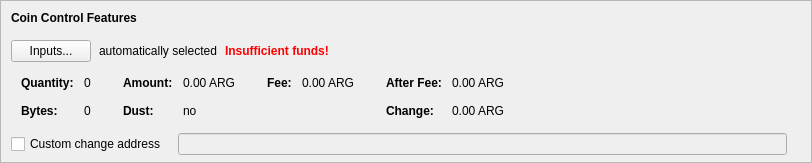
    <widget class="QFrame" name="frameCoinControl">
     <property name="sizePolicy">
      <sizepolicy hsizetype="Expanding" vsizetype="Expanding">
       <horstretch>0</horstretch>
       <verstretch>0</verstretch>
      </sizepolicy>
     </property>
     <property name="maximumSize">
      <size>
       <width>16777215</width>
       <height>16777215</height>
      </size>
     </property>
     <property name="frameShape">
      <enum>QFrame::StyledPanel</enum>
     </property>
     <property name="frameShadow">
      <enum>QFrame::Sunken</enum>
     </property>
     <layout class="QVBoxLayout" name="verticalLayoutCoinControl2">
      <property name="spacing">
       <number>0</number>
      </property>
      <property name="leftMargin">
       <number>0</number>
      </property>
      <property name="topMargin">
       <number>0</number>
      </property>
      <property name="rightMargin">
       <number>0</number>
      </property>
      <property name="bottomMargin">
       <number>6</number>
      </property>
      <item>
       <layout class="QVBoxLayout" name="verticalLayoutCoinControl" stretch="0,0,0,0,1">
        <property name="spacing">
         <number>0</number>
        </property>
        <property name="leftMargin">
         <number>10</number>
        </property>
        <property name="topMargin">
         <number>10</number>
        </property>
        <item>
         <layout class="QHBoxLayout" name="horizontalLayoutCoinControl1">
          <property name="bottomMargin">
           <number>15</number>
          </property>
          <item>
           <widget class="QLabel" name="labelCoinControlFeatures">
            <property name="sizePolicy">
             <sizepolicy hsizetype="Preferred" vsizetype="Maximum">
              <horstretch>0</horstretch>
              <verstretch>0</verstretch>
             </sizepolicy>
            </property>
            <property name="font">
             <font>
              <weight>75</weight>
              <bold>true</bold>
             </font>
            </property>
            <property name="styleSheet">
             <string notr="true">font-weight:bold;</string>
            </property>
            <property name="text">
             <string>Coin Control Features</string>
            </property>
           </widget>
          </item>
         </layout>
        </item>
        <item>
         <layout class="QHBoxLayout" name="horizontalLayoutCoinControl2" stretch="0,0,0,0">
          <property name="spacing">
           <number>8</number>
          </property>
          <property name="bottomMargin">
           <number>10</number>
          </property>
          <item>
           <widget class="QPushButton" name="pushButtonCoinControl">
            <property name="styleSheet">
             <string notr="true"/>
            </property>
            <property name="text">
             <string>Inputs...</string>
            </property>
            <property name="autoDefault">
             <bool>false</bool>
            </property>
           </widget>
          </item>
          <item>
           <widget class="QLabel" name="labelCoinControlAutomaticallySelected">
            <property name="text">
             <string>automatically selected</string>
            </property>
            <property name="margin">
             <number>5</number>
            </property>
           </widget>
          </item>
          <item>
           <widget class="QLabel" name="labelCoinControlInsuffFunds">
            <property name="font">
             <font>
              <weight>75</weight>
              <bold>true</bold>
             </font>
            </property>
            <property name="styleSheet">
             <string notr="true">color:red;font-weight:bold;</string>
            </property>
            <property name="text">
             <string>Insufficient funds!</string>
            </property>
            <property name="margin">
             <number>5</number>
            </property>
           </widget>
          </item>
          <item>
           <spacer name="horizontalSpacerCoinControl">
            <property name="orientation">
             <enum>Qt::Horizontal</enum>
            </property>
            <property name="sizeHint" stdset="0">
             <size>
              <width>40</width>
              <height>1</height>
             </size>
            </property>
           </spacer>
          </item>
         </layout>
        </item>
        <item>
         <widget class="QWidget" name="widgetCoinControl" native="true">
          <property name="sizePolicy">
           <sizepolicy hsizetype="Preferred" vsizetype="Preferred">
            <horstretch>0</horstretch>
            <verstretch>0</verstretch>
           </sizepolicy>
          </property>
          <property name="minimumSize">
           <size>
            <width>0</width>
            <height>0</height>
           </size>
          </property>
          <property name="styleSheet">
           <string notr="true"/>
          </property>
          <layout class="QHBoxLayout" name="horizontalLayoutCoinControl5">
           <property name="leftMargin">
            <number>0</number>
           </property>
           <property name="topMargin">
            <number>0</number>
           </property>
           <property name="rightMargin">
            <number>0</number>
           </property>
           <property name="bottomMargin">
            <number>0</number>
           </property>
           <item>
            <layout class="QHBoxLayout" name="horizontalLayoutCoinControl3" stretch="0,0,0,1">
             <property name="spacing">
              <number>20</number>
             </property>
             <property name="topMargin">
              <number>0</number>
             </property>
             <property name="bottomMargin">
              <number>10</number>
             </property>
             <item>
              <layout class="QFormLayout" name="formLayoutCoinControl1">
               <property name="horizontalSpacing">
                <number>10</number>
               </property>
               <property name="verticalSpacing">
                <number>14</number>
               </property>
               <property name="leftMargin">
                <number>10</number>
               </property>
               <property name="topMargin">
                <number>4</number>
               </property>
               <property name="rightMargin">
                <number>6</number>
               </property>
               <item row="0" column="0">
                <widget class="QLabel" name="labelCoinControlQuantityText">
                 <property name="font">
                  <font>
                   <weight>75</weight>
                   <bold>true</bold>
                  </font>
                 </property>
                 <property name="text">
                  <string>Quantity:</string>
                 </property>
                 <property name="margin">
                  <number>0</number>
                 </property>
                </widget>
               </item>
               <item row="0" column="1">
                <widget class="QLabel" name="labelCoinControlQuantity">
                 <property name="cursor">
                  <cursorShape>IBeamCursor</cursorShape>
                 </property>
                 <property name="contextMenuPolicy">
                  <enum>Qt::ActionsContextMenu</enum>
                 </property>
                 <property name="text">
                  <string notr="true">0</string>
                 </property>
                 <property name="margin">
                  <number>0</number>
                 </property>
                 <property name="textInteractionFlags">
                  <set>Qt::LinksAccessibleByMouse|Qt::TextSelectableByKeyboard|Qt::TextSelectableByMouse</set>
                 </property>
                </widget>
               </item>
               <item row="1" column="0">
                <widget class="QLabel" name="labelCoinControlBytesText">
                 <property name="font">
                  <font>
                   <weight>75</weight>
                   <bold>true</bold>
                  </font>
                 </property>
                 <property name="text">
                  <string>Bytes:</string>
                 </property>
                </widget>
               </item>
               <item row="1" column="1">
                <widget class="QLabel" name="labelCoinControlBytes">
                 <property name="cursor">
                  <cursorShape>IBeamCursor</cursorShape>
                 </property>
                 <property name="contextMenuPolicy">
                  <enum>Qt::ActionsContextMenu</enum>
                 </property>
                 <property name="text">
                  <string notr="true">0</string>
                 </property>
                 <property name="textInteractionFlags">
                  <set>Qt::LinksAccessibleByMouse|Qt::TextSelectableByKeyboard|Qt::TextSelectableByMouse</set>
                 </property>
                </widget>
               </item>
              </layout>
             </item>
             <item>
              <layout class="QFormLayout" name="formLayoutCoinControl2">
               <property name="horizontalSpacing">
                <number>10</number>
               </property>
               <property name="verticalSpacing">
                <number>14</number>
               </property>
               <property name="leftMargin">
                <number>6</number>
               </property>
               <property name="topMargin">
                <number>4</number>
               </property>
               <property name="rightMargin">
                <number>6</number>
               </property>
               <item row="0" column="0">
                <widget class="QLabel" name="labelCoinControlAmountText">
                 <property name="font">
                  <font>
                   <weight>75</weight>
                   <bold>true</bold>
                  </font>
                 </property>
                 <property name="text">
                  <string>Amount:</string>
                 </property>
                 <property name="margin">
                  <number>0</number>
                 </property>
                </widget>
               </item>
               <item row="0" column="1">
                <widget class="QLabel" name="labelCoinControlAmount">
                 <property name="cursor">
                  <cursorShape>IBeamCursor</cursorShape>
                 </property>
                 <property name="contextMenuPolicy">
                  <enum>Qt::ActionsContextMenu</enum>
                 </property>
                 <property name="text">
                  <string notr="true">0.00 ARG</string>
                 </property>
                 <property name="textInteractionFlags">
                  <set>Qt::LinksAccessibleByMouse|Qt::TextSelectableByKeyboard|Qt::TextSelectableByMouse</set>
                 </property>
                </widget>
               </item>
               <item row="1" column="0">
                <widget class="QLabel" name="labelCoinControlLowOutputText">
                 <property name="font">
                  <font>
                   <weight>75</weight>
                   <bold>true</bold>
                  </font>
                 </property>
                 <property name="text">
                  <string>Dust:</string>
                 </property>
                </widget>
               </item>
               <item row="1" column="1">
                <widget class="QLabel" name="labelCoinControlLowOutput">
                 <property name="cursor">
                  <cursorShape>IBeamCursor</cursorShape>
                 </property>
                 <property name="contextMenuPolicy">
                  <enum>Qt::ActionsContextMenu</enum>
                 </property>
                 <property name="text">
                  <string notr="true">no</string>
                 </property>
                 <property name="textInteractionFlags">
                  <set>Qt::LinksAccessibleByMouse|Qt::TextSelectableByKeyboard|Qt::TextSelectableByMouse</set>
                 </property>
                </widget>
               </item>
              </layout>
             </item>
             <item>
              <layout class="QFormLayout" name="formLayoutCoinControl3">
               <property name="horizontalSpacing">
                <number>10</number>
               </property>
               <property name="verticalSpacing">
                <number>14</number>
               </property>
               <property name="leftMargin">
                <number>6</number>
               </property>
               <property name="topMargin">
                <number>4</number>
               </property>
               <property name="rightMargin">
                <number>6</number>
               </property>
               <item row="0" column="0">
                <widget class="QLabel" name="labelCoinControlFeeText">
                 <property name="font">
                  <font>
                   <weight>75</weight>
                   <bold>true</bold>
                  </font>
                 </property>
                 <property name="text">
                  <string>Fee:</string>
                 </property>
                 <property name="margin">
                  <number>0</number>
                 </property>
                </widget>
               </item>
               <item row="0" column="1">
                <widget class="QLabel" name="labelCoinControlFee">
                 <property name="cursor">
                  <cursorShape>IBeamCursor</cursorShape>
                 </property>
                 <property name="contextMenuPolicy">
                  <enum>Qt::ActionsContextMenu</enum>
                 </property>
                 <property name="text">
                  <string notr="true">0.00 ARG</string>
                 </property>
                 <property name="textInteractionFlags">
                  <set>Qt::LinksAccessibleByMouse|Qt::TextSelectableByKeyboard|Qt::TextSelectableByMouse</set>
                 </property>
                </widget>
               </item>
              </layout>
             </item>
             <item>
              <layout class="QFormLayout" name="formLayoutCoinControl4">
               <property name="horizontalSpacing">
                <number>10</number>
               </property>
               <property name="verticalSpacing">
                <number>14</number>
               </property>
               <property name="leftMargin">
                <number>6</number>
               </property>
               <property name="topMargin">
                <number>4</number>
               </property>
               <property name="rightMargin">
                <number>6</number>
               </property>
               <item row="0" column="0">
                <widget class="QLabel" name="labelCoinControlAfterFeeText">
                 <property name="font">
                  <font>
                   <weight>75</weight>
                   <bold>true</bold>
                  </font>
                 </property>
                 <property name="text">
                  <string>After Fee:</string>
                 </property>
                 <property name="margin">
                  <number>0</number>
                 </property>
                </widget>
               </item>
               <item row="0" column="1">
                <widget class="QLabel" name="labelCoinControlAfterFee">
                 <property name="cursor">
                  <cursorShape>IBeamCursor</cursorShape>
                 </property>
                 <property name="contextMenuPolicy">
                  <enum>Qt::ActionsContextMenu</enum>
                 </property>
                 <property name="text">
                  <string notr="true">0.00 ARG</string>
                 </property>
                 <property name="textInteractionFlags">
                  <set>Qt::LinksAccessibleByMouse|Qt::TextSelectableByKeyboard|Qt::TextSelectableByMouse</set>
                 </property>
                </widget>
               </item>
               <item row="1" column="0">
                <widget class="QLabel" name="labelCoinControlChangeText">
                 <property name="font">
                  <font>
                   <weight>75</weight>
                   <bold>true</bold>
                  </font>
                 </property>
                 <property name="text">
                  <string>Change:</string>
                 </property>
                </widget>
               </item>
               <item row="1" column="1">
                <widget class="QLabel" name="labelCoinControlChange">
                 <property name="cursor">
                  <cursorShape>IBeamCursor</cursorShape>
                 </property>
                 <property name="contextMenuPolicy">
                  <enum>Qt::ActionsContextMenu</enum>
                 </property>
                 <property name="text">
                  <string notr="true">0.00 ARG</string>
                 </property>
                 <property name="textInteractionFlags">
                  <set>Qt::LinksAccessibleByMouse|Qt::TextSelectableByKeyboard|Qt::TextSelectableByMouse</set>
                 </property>
                </widget>
               </item>
              </layout>
             </item>
            </layout>
           </item>
          </layout>
         </widget>
        </item>
        <item>
         <layout class="QHBoxLayout" name="horizontalLayoutCoinControl4" stretch="0,0,0">
          <property name="spacing">
           <number>12</number>
          </property>
          <property name="sizeConstraint">
           <enum>QLayout::SetDefaultConstraint</enum>
          </property>
          <property name="topMargin">
           <number>5</number>
          </property>
          <property name="rightMargin">
           <number>5</number>
          </property>
          <item>
           <widget class="QCheckBox" name="checkBoxCoinControlChange">
            <property name="toolTip">
             <string>If this is activated, but the change address is empty or invalid, change will be sent to a newly generated address.</string>
            </property>
            <property name="text">
             <string>Custom change address</string>
            </property>
           </widget>
          </item>
          <item>
           <widget class="QValidatedLineEdit" name="lineEditCoinControlChange">
            <property name="enabled">
             <bool>false</bool>
            </property>
            <property name="sizePolicy">
             <sizepolicy hsizetype="Expanding" vsizetype="Fixed">
              <horstretch>0</horstretch>
              <verstretch>0</verstretch>
             </sizepolicy>
            </property>
           </widget>
          </item>
          <item>
           <widget class="QLabel" name="labelCoinControlChangeLabel">
            <property name="sizePolicy">
             <sizepolicy hsizetype="Preferred" vsizetype="Expanding">
              <horstretch>0</horstretch>
              <verstretch>0</verstretch>
             </sizepolicy>
            </property>
            <property name="minimumSize">
             <size>
              <width>0</width>
              <height>0</height>
             </size>
            </property>
            <property name="text">
             <string/>
            </property>
            <property name="margin">
             <number>3</number>
            </property>
           </widget>
          </item>
         </layout>
        </item>
        <item>
         <spacer name="verticalSpacerCoinControl">
          <property name="orientation">
           <enum>Qt::Vertical</enum>
          </property>
          <property name="sizeHint" stdset="0">
           <size>
            <width>800</width>
            <height>1</height>
           </size>
          </property>
         </spacer>
        </item>
       </layout>
      </item>
     </layout>
    </widget>
